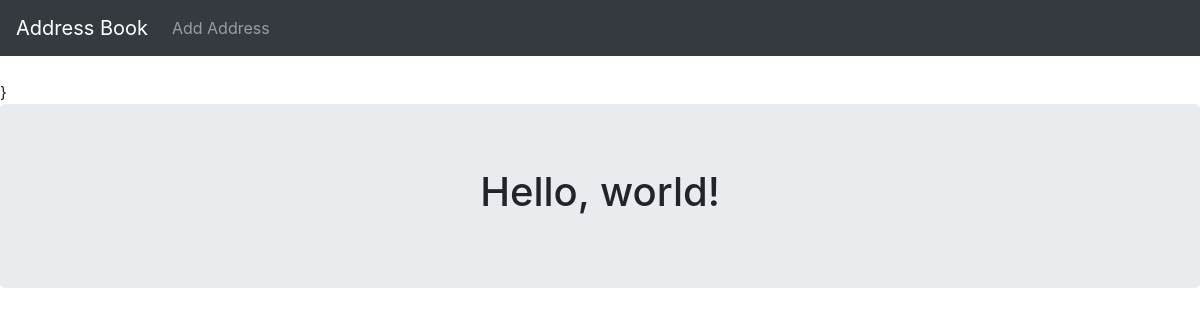
The app's page /, older data.
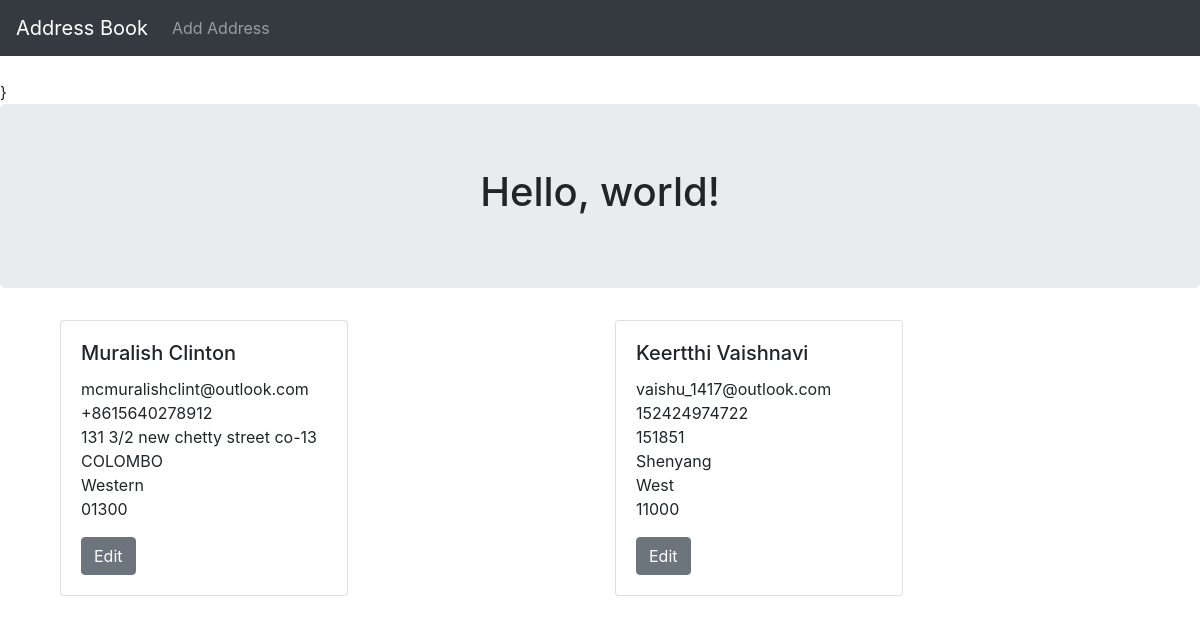
The same page, newer data.
### address_book/models.py (models this page shows, shortened)
class Address(models.Model):
	name = models.CharField(max_length=200)
	email = models.EmailField(max_length=200)
	phone = models.CharField(max_length=15)
	address = models.CharField(max_length=200)
	city = models.CharField(max_length=200)
	state = models.CharField(max_length=100)
	zipcode = models.CharField(max_length=10)

### address_book/views.py (the view)
# urls.py: 2. Add a URL to urlpatterns:  path('', views.home, name='home')
def home(request):
	all_addresses = Address.objects.all
	return render(request,'home.html',{'all_addresses':all_addresses})

### address_book/templates/home.html (shortened to what this page needs)
{%extends "base.html"%}
{%block content%}
<div class="container">
	<div class="row">
{%if all_addresses%}
	{%for address in all_addresses%}
	<div class="col-sm">
		<div class="card" style="width: 18rem;">
		  	<div class="card-body">
		    <h5 class="card-title">{{address.name}}</h5>
		    <p class="card-text">
		    	{{address.email}}<br>
				{{address.phone}}<br>
				{{address.address}}<br>
				{{address.city}}<br>
				{{address.state}}<br>
				{{address.zipcode}}<br>
		    </p>
		    <a href="{%url 'edit' address.id%}" class="btn btn-secondary">Edit</a>
		    </div>
	    </div>
	</div>
	{%endfor%}
{%endif%}
</div></div>
{%endblock%}

### address_book/templates/base.html (shortened to what this page needs)
<!doctype html>
<html lang="en">
  <head>
    <link rel="stylesheet" href="https://stackpath.bootstrapcdn.com/bootstrap/4.3.1/css/bootstrap.min.css">
  </head>
  <body>
  	<nav class="navbar navbar-expand-lg navbar-dark bg-dark">
  <a class="navbar-brand" href="{%url 'home'%}">Address Book</a>
  <div class="collapse navbar-collapse" id="navbarSupportedContent">
    <ul class="navbar-nav mr-auto">
      <li class="nav-item">
        <a class="nav-link" href="{%url 'add_address'%}">Add Address</a>
      </li>
    </ul>
  </div>
</nav>
  <br>
  }
	<div class="jumbotron">
    <center><h1>Hello, world!</h1></center>
	</div>
  <div class="container">
    {%block content%}
	  {%endblock%}
  </div>
  </body>
</html>

Row changes from the older to the newer data that the page shows:
added Address: name "Muralish Clinton", email "mcmuralishclint@outlook.com", phone "+8615640278912", address "131 3/2 new chetty street co-13", city "COLOMBO", state "Western", zipcode "01300"
added Address: name "Keertthi Vaishnavi", email "vaishu_1417@outlook.com", phone "152424974722", address "151851", city "Shenyang", state "West", zipcode "11000"
